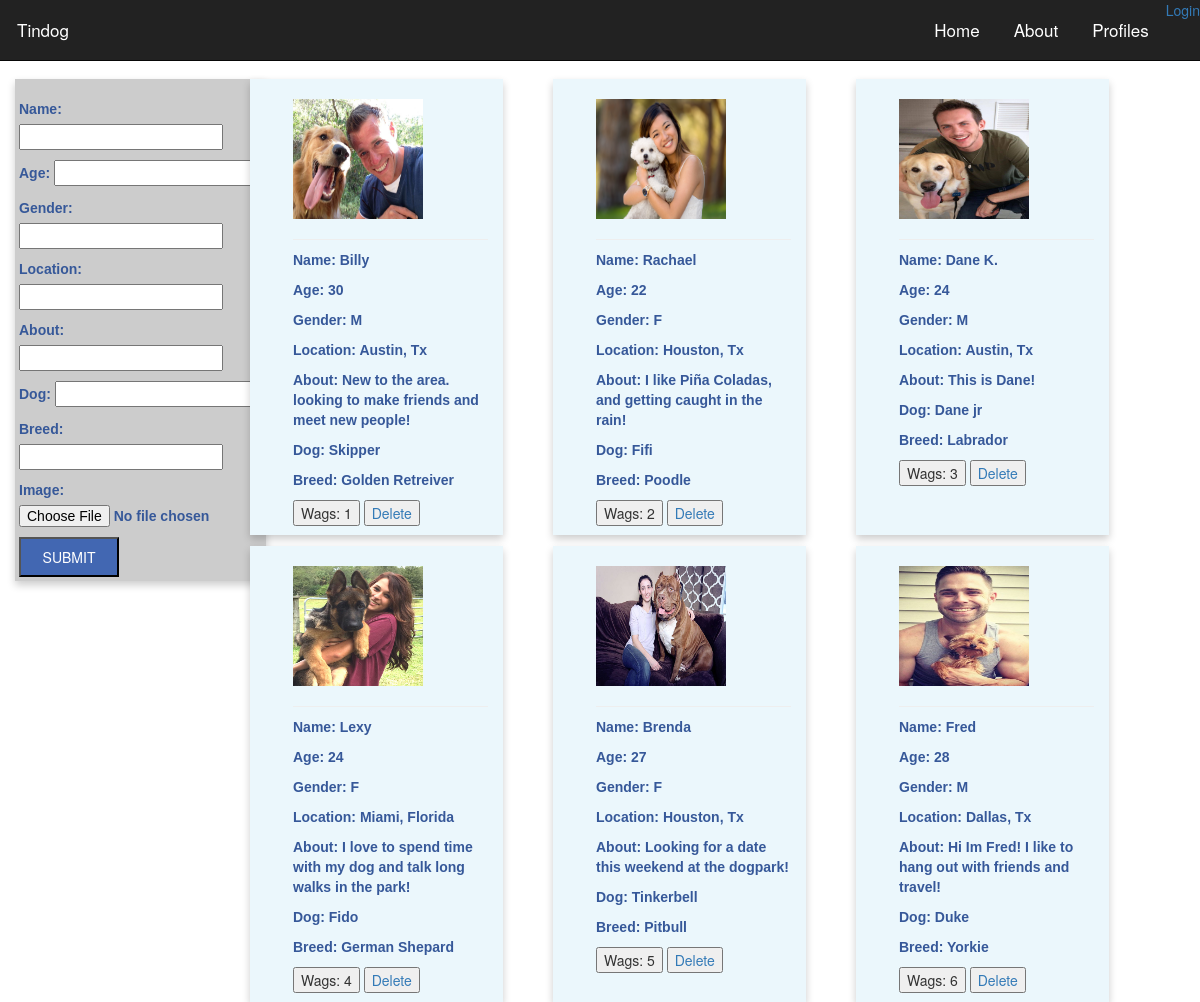
/profiles/, run on the app's committed database.
### main_app/models.py (models this page shows, shortened)
class Treasure(models.Model):
    user = models.ForeignKey(User)
    name = models.CharField(max_length=100)
    age = models.DecimalField(max_digits=10, decimal_places=0)
    gender = models.CharField(max_length=100)
    location = models.CharField(max_length=100)
    about = models.CharField(max_length=100, default='')
    dog = models.CharField(max_length=100, default='')
    breed = models.CharField(max_length=100, default='')
    likes = models.IntegerField(default=0)
    image = models.ImageField(upload_to='treasure_images',
                               default='')

### main_app/views.py (the view)
# urls.py: url(r'^profiles/$', views.dates, name="dates"),
def dates(request):
    treasures = Treasure.objects.all()
    form = TreasureForm()
    return render(request, 'dates.html', {'treasures':treasures,'form':form})

### main_app/forms.py
class TreasureForm(forms.ModelForm):
    class Meta:
        model = Treasure
        fields = ['name', 'age', 'gender', 'location', 'about', 'dog', 'breed', 'image']

### main_app/templates/dates.html (shortened to what this page needs)
{% extends 'base.html' %} {% load staticfiles %} {% block content %}
<div class="datelist">
  <div class="row">
    <div class="col-md-2">
      <form enctype="multipart/form-data" action="post_treasure" method="post">
        <div class="field-wrapper">
          {{ form.as_p }}
          <input type="submit" value="Submit" class="submit" />
        </div>
      </form>
    </div>
    <div class="col-md-10">
      <div class="row">
        {% for treasure in treasures %}
        <div class="date-card col-md-3" id="{{treasure.id}}">
          <a href="/{{treasure.id}}">
            <div class="photo">
              <img src="{{ treasure.image.url }}" height="120" width="130">
            </div>
          <hr>
            <div class="text">
              <p class="name">Name: {{ treasure.name }}</p>
              <p class="age">Age: {{ treasure.age}}</p>
              <p class="gender">Gender: {{ treasure.gender }}</p>
              <p class="location">Location: {{ treasure.location}}</p>
              <p class="aboutme">About: {{ treasure.about}}</p>
              <p class="dog">Dog: {{ treasure.dog }}</p>
              <p class="breed">Breed: {{ treasure.breed}}</p>
          </a>
          </div>
          <button id="likes" data-id="{{treasure.id}}" class="like" type="button">Wags:
          {% if treasure.likes > 0 %} {{ treasure.likes }} {% else %} None :( {% endif %}
        </button>
          <button><a href="{% url 'delete' treasure.id %}" type="button" name="button">Delete</a></button>
        </div>
        {% endfor %}
{% endblock %}

### main_app/static/style.css (style rules this page uses)
.aboutme { overflow-wrap: break-word; }
.date-card { height: 456px; margin-left: 5%; width: 253px; background: #ebf7fc; padding-left: 43px; margin-top: 11px; padding-top: 20px; box-shadow: 0 4px 8px 0 rgba(0, 0, 0, 0.2); }
.field-wrapper { width: 251px; padding: 4px; background: rgba(0, 0, 0, .2); padding-top: 20px; margin-top: 11px; box-shadow: 0 4px 8px 0 rgba(0, 0, 0, 0.2); }
.text { margin-top: -10px; }
.submit { padding: 0; -webkit-font-smoothing: antialiased; height: 40px; width: 100px; color: #fff; text-transform: uppercase; background: #4267b2; }
a { text-decoration: none; }
p { color: #365899; font-weight: bold; font-family: sans-serif; text-decoration: none; }

### data on the page
Treasure: image (picture), name "Billy", age "30", gender "M", location "Austin, Tx", about "New to the area. looking to make friends and meet new people!", dog "Skipper", breed "Golden Retreiver", likes "1"
Treasure: image (picture), name "Rachael", age "22", gender "F", location "Houston, Tx", about "I like Piña Coladas, and getting caught in the rain!", dog "Fifi", breed "Poodle", likes "2"
Treasure: image (picture), name "Dane K.", age "24", gender "M", location "Austin, Tx", about "This is Dane!", dog "Dane jr", breed "Labrador", likes "3"
Treasure: image (picture), name "Lexy", age "24", gender "F", location "Miami, Florida", about "I love to spend time with my dog and talk long walks in the park!", dog "Fido", breed "German Shepard", likes "4"
Treasure: image (picture), name "Brenda", age "27", gender "F", location "Houston, Tx", about "Looking for a date this weekend at the dogpark!", dog "Tinkerbell", breed "Pitbull", likes "5"
Treasure: image (picture), name "Fred", age "28", gender "M", location "Dallas, Tx", about "Hi Im Fred! I like to hang out with friends and travel!", dog "Duke", breed "Yorkie", likes "6"
